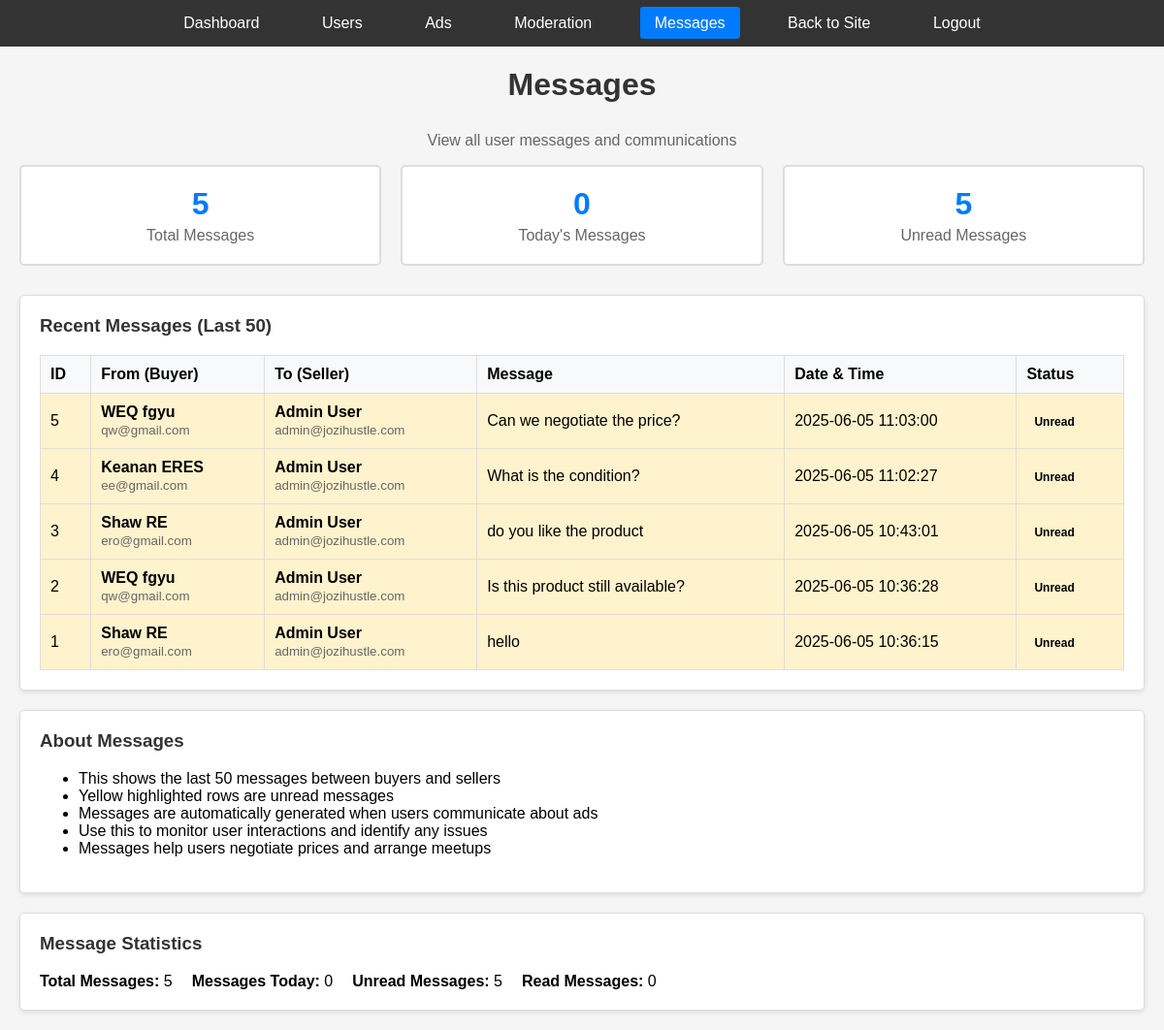
Page /admin/messages.php (signed in) on the committed database.
### tables this page shows
CREATE TABLE `chats` (
  `id` int(11) NOT NULL,
  `buyer_id` int(11) DEFAULT NULL,
  `seller_id` int(11) DEFAULT NULL,
  `message` text DEFAULT NULL,
  `timestamp` timestamp NOT NULL DEFAULT current_timestamp(),
  `is_read` tinyint(1) DEFAULT 0
);

CREATE TABLE `users` (
  `id` int(11) NOT NULL,
  `name` varchar(50) DEFAULT NULL,
  `surname` varchar(50) DEFAULT NULL,
  `email` varchar(100) DEFAULT NULL,
  `phone` varchar(15) DEFAULT NULL,
  `gender` enum('Male','Female','Other') DEFAULT NULL,
  `dob` date DEFAULT NULL,
  `password` varchar(255) DEFAULT NULL,
  `created_at` timestamp NOT NULL DEFAULT current_timestamp(),
  `blocked` tinyint(1) DEFAULT 0
);

### admin/messages.php (the view, shortened to what this page needs)
<?php
$query = "SELECT c.*,
          buyer.name as buyer_name, buyer.surname as buyer_surname, buyer.email as buyer_email,
          seller.name as seller_name, seller.surname as seller_surname, seller.email as seller_email
          FROM chats c
          JOIN users buyer ON c.buyer_id = buyer.id
          JOIN users seller ON c.seller_id = seller.id
          ORDER BY c.timestamp DESC
          LIMIT 50";
$stmt = $pdo->query($query);
$messages = $stmt->fetchAll();
$total_messages = count($messages);
$unread_messages = 0;
$today_messages = 0;
foreach ($messages as $message) {
    if (!$message['is_read']) $unread_messages++;
}
?>
<!DOCTYPE html>
<html lang="en">
<head>
    <link href="admin-styles.css" rel="stylesheet">
</head>
<body>
    <nav class="admin-nav">
        <a href="index.php">Dashboard</a>
        <a href="users.php">Users</a>
        <a href="ads.php">Ads</a>
        <a href="moderation.php">Moderation</a>
        <a href="messages.php" class="active">Messages</a>
        <a href="../index.php">Back to Site</a>
        <a href="../auth/logout.php">Logout</a>
    </nav>
    <div class="container">
        <h1>Messages</h1>
        <p style="text-align: center; color: #666;">View all user messages and communications</p>
        <div class="stats-row">
            <div class="stat-box">
                <div class="stat-number"><?php echo $total_messages; ?></div>
                <div class="stat-label">Total Messages</div>
            </div>
            <div class="stat-box">
                <div class="stat-number"><?php echo $today_messages; ?></div>
                <div class="stat-label">Today's Messages</div>
            </div>
            <div class="stat-box">
                <div class="stat-number"><?php echo $unread_messages; ?></div>
                <div class="stat-label">Unread Messages</div>
            </div>
        </div>
        <div class="card">
            <h3>Recent Messages (Last 50)</h3>
            <?php if (empty($messages)): ?>
                <p style="text-align: center; color: #666; padding: 20px;">No messages found.</p>
            <?php else: ?>
                <table class="simple-table">
                    <tr>
                        <th>ID</th>
                        <th>From (Buyer)</th>
                        <th>To (Seller)</th>
                        <th>Message</th>
                        <th>Date & Time</th>
                        <th>Status</th>
                    </tr>
                    <?php foreach ($messages as $message): ?>
                    <tr style="<?php echo !$message['is_read'] ? 'background-color: #fff3cd;' : ''; ?>">
                        <td><?php echo $message['id']; ?></td>
                        <td>
                            <strong><?php echo htmlspecialchars($message['buyer_name'] . ' ' . $message['buyer_surname']); ?></strong><br>
                            <small style="color: #666;"><?php echo htmlspecialchars($message['buyer_email']); ?></small>
                        </td>
                        <td>
                            <strong><?php echo htmlspecialchars($message['seller_name'] . ' ' . $message['seller_surname']); ?></strong><br>
                            <small style="color: #666;"><?php echo htmlspecialchars($message['seller_email']); ?></small>
                        </td>
                        <td>
                            <div style="max-width: 300px; word-wrap: break-word;">
                                <?php
                                $msg = htmlspecialchars($message['message']);
                                echo strlen($msg) > 100 ? substr($msg, 0, 100) . '...' : $msg;
                                ?>
                            </div>
                        </td>
                        <td><?php echo date('Y-m-d H:i:s', strtotime($message['timestamp'])); ?></td>
                        <td>
                            <span class="badge badge-<?php echo $message['is_read'] ? 'success' : 'warning'; ?>">
                                <?php echo $message['is_read'] ? 'Read' : 'Unread'; ?>
                            </span>
                        </td>
                    </tr>
                    <?php endforeach; ?>
                </table>
            <?php endif; ?>
        </div>
        <div class="card">
            <h3>About Messages</h3>
            <ul>
                <li>This shows the last 50 messages between buyers and sellers</li>
                <li>Yellow highlighted rows are unread messages</li>
                <li>Messages are automatically generated when users communicate about ads</li>
                <li>Use this to monitor user interactions and identify any issues</li>
                <li>Messages help users negotiate prices and arrange meetups</li>
            </ul>
        </div>
        <div class="card">
            <h3>Message Statistics</h3>
            <div style="display: flex; gap: 20px; flex-wrap: wrap;">
                <div>
                    <strong>Total Messages:</strong> <?php echo $total_messages; ?>
                </div>
                <div>
                    <strong>Messages Today:</strong> <?php echo $today_messages; ?>
                </div>
                <div>
                    <strong>Unread Messages:</strong> <?php echo $unread_messages; ?>
                </div>
                <div>
                    <strong>Read Messages:</strong> <?php echo $total_messages - $unread_messages; ?>
                </div>
            </div>
        </div>
    </div>
</body>
</html>

### admin/admin-styles.css (style rules this page uses)
body { background-color: #f5f5f5; font-family: Arial, sans-serif; margin: 0; padding: 0; }
.admin-nav { background-color: #333; padding: 15px; text-align: center; }
.admin-nav a { color: white; text-decoration: none; margin: 0 15px; padding: 8px 15px; border-radius: 3px; }
.admin-nav a.active { background-color: #007bff; }
.container { max-width: 1200px; margin: 20px auto; padding: 0 20px; }
.card { background: white; border: 1px solid #ddd; border-radius: 5px; padding: 20px; margin-bottom: 20px; box-shadow: 0 2px 5px rgba(0,0,0,0.1); }
.card h3 { margin-top: 0; color: #333; }
.stats-row { display: flex; flex-wrap: wrap; gap: 20px; margin-bottom: 30px; }
.stat-box { background: white; border: 2px solid #ddd; border-radius: 5px; padding: 20px; text-align: center; flex: 1; min-width: 200px; }
.stat-number { font-size: 2em; font-weight: bold; color: #007bff; }
.stat-label { color: #666; margin-top: 5px; }
.simple-table { width: 100%; border-collapse: collapse; background: white; }
.simple-table th, .simple-table td { border: 1px solid #ddd; padding: 10px; text-align: left; }
.simple-table th { background-color: #f8f9fa; font-weight: bold; }
.simple-table tr:nth-child(even) { background-color: #f9f9f9; }
.badge { padding: 3px 8px; border-radius: 3px; font-size: 12px; font-weight: bold; }
h1 { color: #333; text-align: center; margin-bottom: 30px; }

### rows in the picture
chats: id "5", buyer.surname "WEQ fgyu", buyer.email "qw@gmail.com", seller.surname "Admin User", seller.email "admin@jozihustle.com", message "Can we negotiate the price?", timestamp "2025-06-05 11:03:00", is_read "Unread"
chats: id "4", buyer.surname "Keanan ERES", buyer.email "ee@gmail.com", seller.surname "Admin User", seller.email "admin@jozihustle.com", message "What is the condition?", timestamp "2025-06-05 11:02:27", is_read "Unread"
chats: id "3", buyer.surname "Shaw RE", buyer.email "ero@gmail.com", seller.surname "Admin User", seller.email "admin@jozihustle.com", message "do you like the product", timestamp "2025-06-05 10:43:01", is_read "Unread"
chats: id "2", buyer.surname "WEQ fgyu", buyer.email "qw@gmail.com", seller.surname "Admin User", seller.email "admin@jozihustle.com", message "Is this product still available?", timestamp "2025-06-05 10:36:28", is_read "Unread"
chats: id "1", buyer.surname "Shaw RE", buyer.email "ero@gmail.com", seller.surname "Admin User", seller.email "admin@jozihustle.com", message "hello", timestamp "2025-06-05 10:36:15", is_read "Unread"

### other values in the picture
$total_messages "5"
$today_messages "0"
$unread_messages "5"
$total_messages - $unread_messages "0"
